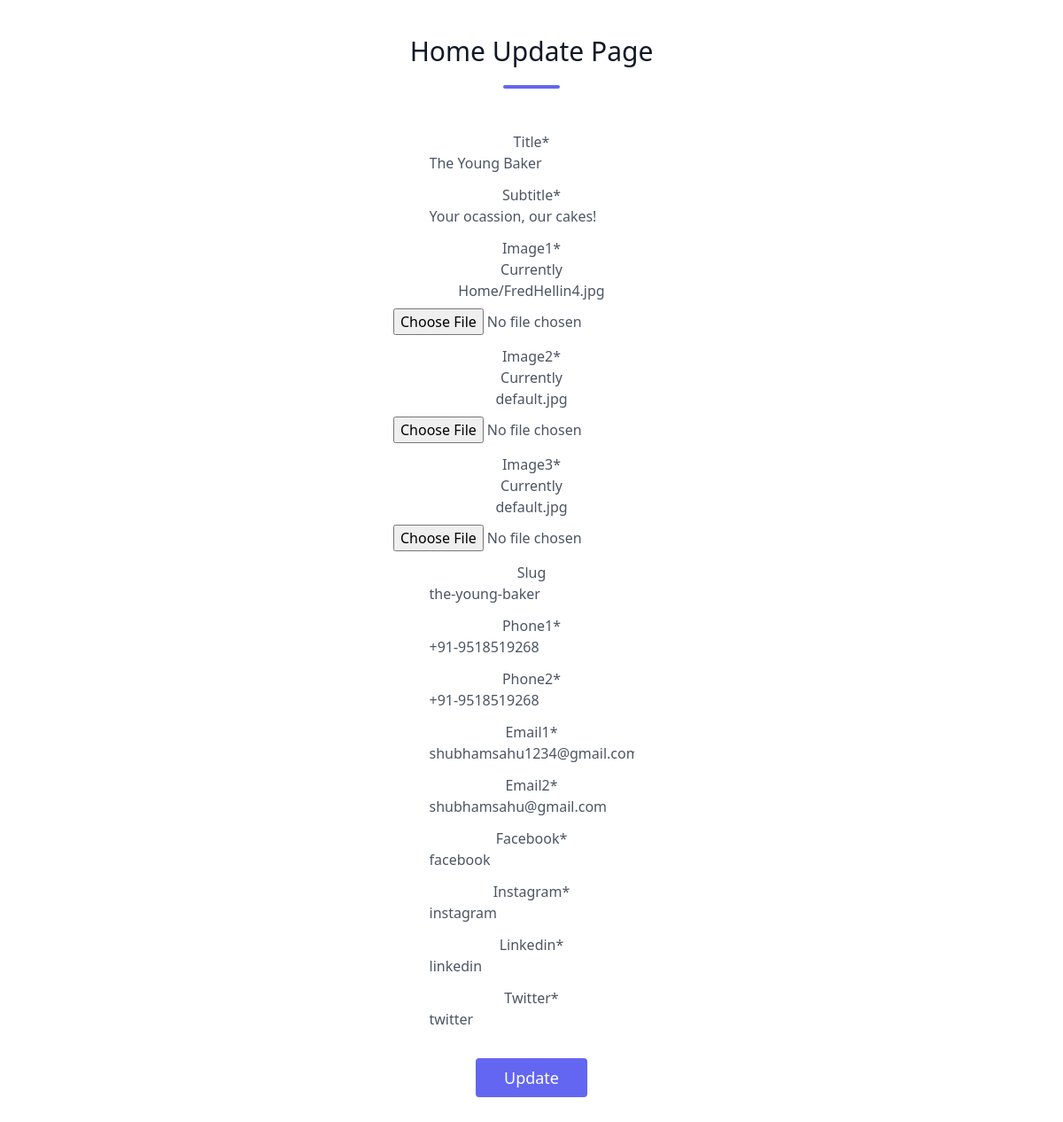
The page /project-design/home-update-page/the-young-baker/ (signed in) on the database its author committed.
### ProjectDesign/models.py (models this page shows, shortened)
class Home(models.Model):
    title = models.CharField(max_length=255, unique=True, default='Maharaja Hotel')
    subtitle = models.CharField(max_length=255, default='Your ocassion, our cakes!')
    image1 = models.ImageField(upload_to='Home/', default='default.jpg')
    image2 = models.ImageField(upload_to='Home/', default='default.jpg')
    image3 = models.ImageField(upload_to='Home/', default='default.jpg')
    description = fields.RichTextField()
    slug = models.SlugField(unique=True, blank=True)
    phone1 = models.CharField(max_length=20, default='+91-9518519268')
    phone2= models.CharField(max_length=20, default='+91-9518519268')
    email1 = models.EmailField( default='shubhamsahu1234@gmail.com')
    email2 = models.EmailField( default='shubhamsahu@gmail.com')
    facebook = models.URLField(max_length=255, default='facebook')
    instagram = models.URLField(max_length=255, default='instagram')
    linkedin = models.URLField(max_length=255, default='linkedin')
    twitter = models.URLField(max_length=255, default='twitter')

### ProjectDesign/views.py (the view)
# urls.py: path('home-update-page/<slug>/', home_update_view, name='home-update-page'),
@staff_member_required()
def home_update_view(request, slug):
    object = get_object_or_404(Home, slug=slug)
    if request.method == 'POST':
        form = HomeForm(request.POST, request.FILES, instance=object)
        if form.is_valid():
            form.save()
            return redirect('ProjectDesign:home-list-page')
    else:
        form = HomeForm(instance=object)
    template_name = 'ProjectDesign/Home/d-home-update-page.html'
    context = {
        'title': 'Home Update',
        'object_form': form,
    }
    return render(request, template_name, context)

### ProjectDesign/forms.py
class HomeForm(forms.ModelForm):
    class Meta:
        model = Home
        fields = '__all__'
    def get_class_name(self):
        return self.__class__.__name__

### ProjectDesign/templates/ProjectDesign/Home/d-home-update-page.html (shortened to what this page needs)
{% extends 'ProjectDesign/extras/base.html' %}
{% load crispy_forms_tags %}
{% block content %}
<section class="text-gray-600 body-font relative">
    <div class="container px-5 py-10 mx-auto">
        <div class="flex flex-col text-center w-full mb-12">
            <h1 class="sm:text-3xl text-2xl font-medium title-font text-gray-900">
                {{ object_form.get_class_name | slice:":-4" }} Update Page
            </h1>
            <div class="flex pt-5 justify-center">
                <div class="w-16 h-1 rounded-full bg-indigo-500 inline-flex"></div>
            </div>
        </div>
        <div class="lg:w-1/2 md:w-2/3 mx-auto">
            <div class="flex flex-wrap -m-2 justify-center text-center">
                <form class="flex flex-col items-center p-2 w-1/2" method="POST" enctype="multipart/form-data">
                    {{ object_form | crispy }}
                    <button class="flex mx-auto text-white bg-indigo-500 border-0 py-2 px-8 mt-5 focus:outline-none hover:bg-indigo-600 rounded text-lg"
                        type="submit">Update</button>
                </form>
            </div>
        </div>
    </div>
</section>
{% endblock content %}

### rows shown on the page
Home: title "The Young Baker", subtitle "Your ocassion, our cakes!", slug "the-young-baker", phone1 "+91-9518519268", phone2 "+91-9518519268", email1 "shubhamsahu1234@gmail.com", email2 "shubhamsahu@gmail.com", facebook "facebook", instagram "instagram", linkedin "linkedin", twitter "twitter"

### other values the page prints
{{ object_form.get_class_name | slice:":-4" }} "Home"
